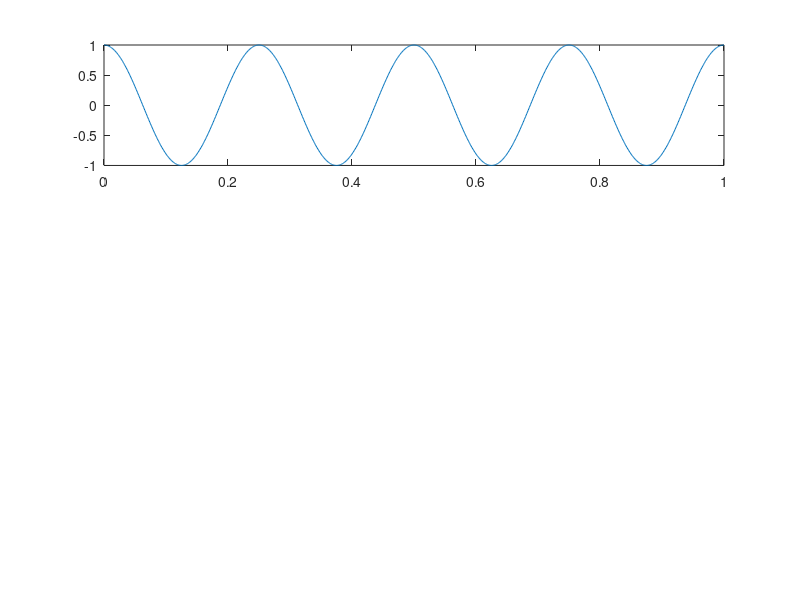

Write MATLAB code to recreate this figure. (Note: this script raises an error after producing the figure.)
clc;                                                            %cuantis
clear all;

fs=1000; %frecuencia de muestreo
t=0:1/fs:1;
fm=4;
Am=1;
m=Am*cos(2*pi*fm*t);
figure(1)
subplot(3,1,1)
plot(t,m)
title('senial mensaje fm= ',num2str(fm),'Hz')
xlabel('tiempo')
ylabel('amplitud')

%portadora
fc=100;
Ac=2;
c=Ac*cos(2*pi*fc*t);
subplot(3,1,2)
plot(t,c)
title('senial mensaje fc= ',num2str(fc),'Hz')
xlabel('tiempo')
ylabel('amplitud')


% Am con portadora
xa=(Ac + m)*cos(2*pi*fc*t);
figure(2)
plot(t,xa)

